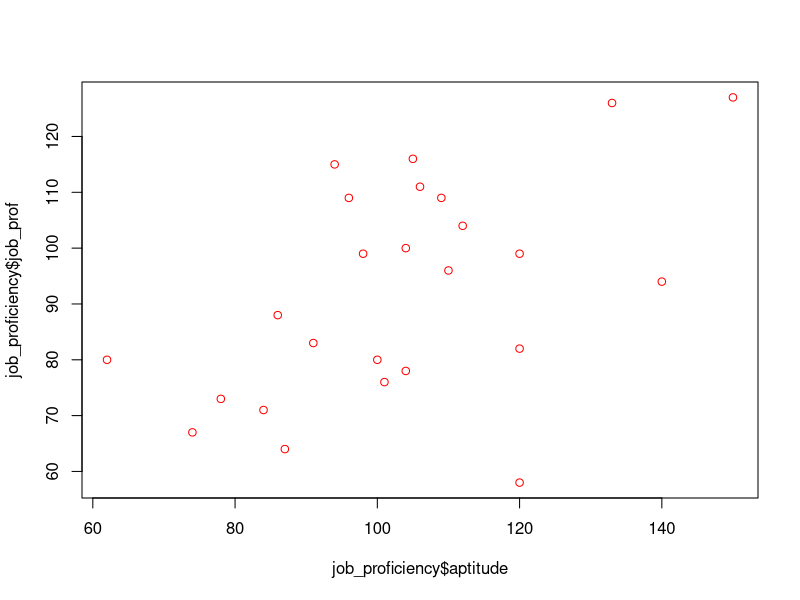

Generate this figure with R:

job_proficiency <- read.csv("../../../data/0104_exploratory_data_analysis/descriptive_statistics/Job_Proficiency.csv", header = TRUE)

plot(job_proficiency$aptitude, job_proficiency$job_prof, col = "red")
cor(job_proficiency$aptitude, job_proficiency$job_prof)
lm(job_prof ~ aptitude, data = job_proficiency)
lm(aptitude ~ job_prof, data = job_proficiency)

retail_data <- read.csv("../../../data/descriptive_statistics/Retail_Data.csv", header = TRUE)
t1 <- table(retail_data$Zone, retail_data$NPS_Category)
t1
prop.table(t1)
prop.table(t1, 1)
prop.table(t1, 2)


library(gmodels)

CrossTable(retail_data$Zone, retail_data$NPS_Category)
CrossTable(retail_data$Zone, retail_data$NPS_Category, prop.r = FALSE, prop.c = FALSE)

t2 <- table(retail_data$Zone, retail_data$NPS_Category, retail_data$Retailer_Age)
ftable(t2)
